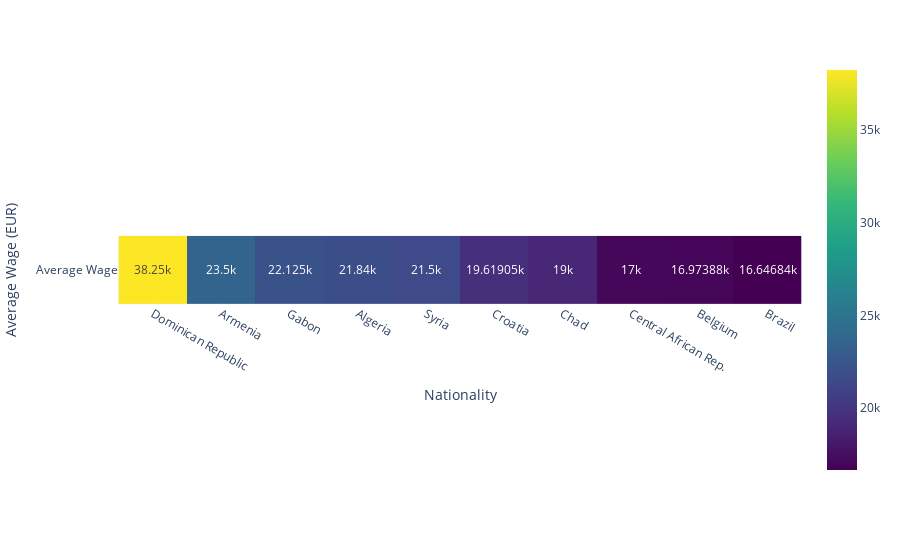

Notebook code cell kept with this figure:
### Code cell
fig = px.imshow(avg_wage_top_10[['average wage']].T, labels=dict(x='Nationality', y='Average Wage (EUR)'), x=avg_wage_top_10['nationality'], y=['Average Wage'], text_auto=True, color_continuous_scale="Viridis")
fig.show()

### Figure 1 — Plotly figure (JSON) as saved in the notebook; plotly's stock layout.template omitted (floating-point values rounded to 4 significant figures)
{"data": [{"coloraxis": "coloraxis", "hovertemplate": "Nationality: %{x}<br>Average Wage (EUR): %{y}<br>color: %{z}<extra></extra>", "name": "0", "texttemplate": "%{z}", "type": "heatmap", "x": ["Dominican Republic", "Armenia", "Gabon", "Algeria", "Syria", "Croatia", "Chad", "Central African Rep.", "Belgium", "Brazil"], "xaxis": "x", "y": ["Average Wage"], "yaxis": "y", "z": [[38250, 23500, 22125, 21840, 21500, 19620.0, 19000, 17000, 16970.0, 16650.0]]}], "layout": {"coloraxis": {"colorscale": [[0, "#440154"], [0.1111, "#482878"], [0.2222, "#3e4989"], [0.3333, "#31688e"], [0.4444, "#26828e"], [0.5556, "#1f9e89"], [0.6667, "#35b779"], [0.7778, "#6ece58"], [0.8889, "#b5de2b"], [1, "#fde725"]]}, "margin": {"t": 60}, "xaxis": {"anchor": "y", "constrain": "domain", "domain": [0, 1], "scaleanchor": "y", "title": {"text": "Nationality"}}, "yaxis": {"anchor": "x", "autorange": "reversed", "constrain": "domain", "domain": [0, 1], "title": {"text": "Average Wage (EUR)"}}}}
